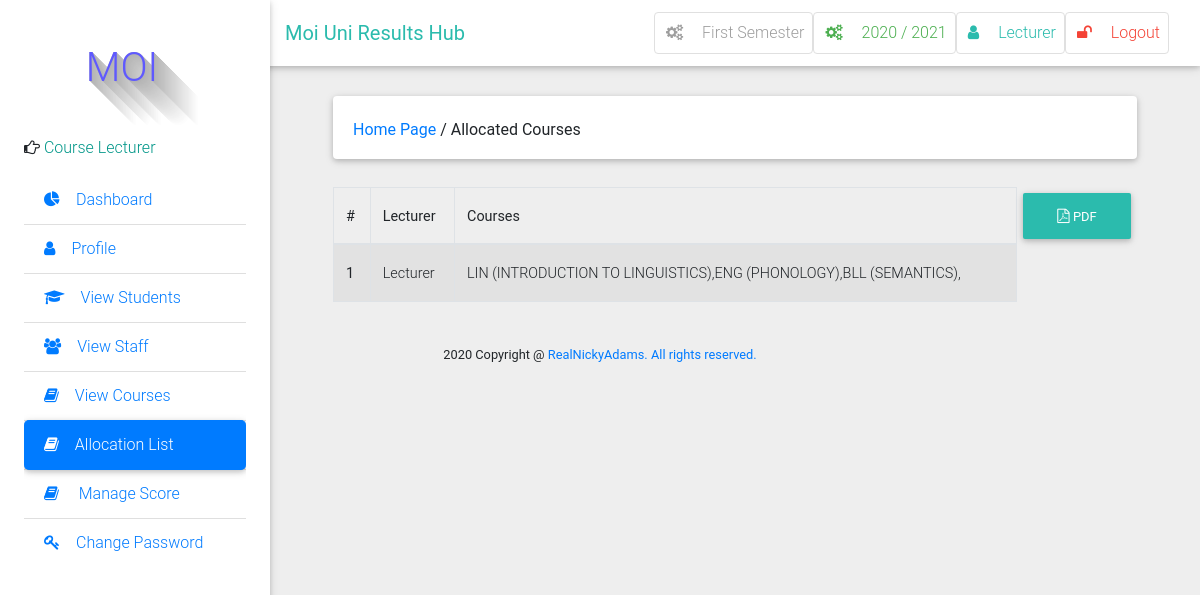
/course/allocated/ (signed in), run on the app's committed database.
### result/models.py (models this page shows, shortened)
class Semester(models.Model):
    semester = models.CharField(max_length=10, choices=SEMESTER, blank=True)
    is_current_semester = models.BooleanField(default=False, blank=True, null=True)
    session = models.ForeignKey(Session, on_delete=models.CASCADE, blank=True, null=True)
    next_semester_begins = models.DateField(null=True, blank=True)
    def __str__(self):
        return self.semester

class Session(models.Model):
    session = models.CharField(max_length=200, unique=True)
    is_current_session = models.BooleanField(default=False, blank=True, null=True)
    next_session_begins = models.DateField(blank=True, null=True)
    def __str__(self):
        return self.session

class User(AbstractUser):
    is_student = models.BooleanField(default=False)
    is_lecturer = models.BooleanField(default=False)
    phone = models.CharField(max_length=60, blank=True, null=True)
    address = models.CharField(max_length=60, blank=True, null=True)
    picture = models.ImageField(upload_to="pictures/", blank=True, null=True)
    email = models.EmailField(blank=True, null=True)
    admission = models.CharField(max_length=10)
    username_validator = ASCIIUsernameValidator()

class CourseAllocation(models.Model):
    lecturer = models.ForeignKey(User, on_delete=models.CASCADE)
    courses = models.ManyToManyField(Course, related_name='allocated_course')
    session = models.ForeignKey(Session, on_delete=models.CASCADE, blank=True, null=True)

class Course(models.Model):
    courseTitle = models.CharField(max_length=200)
    courseCode = models.CharField(max_length=200, unique=True)
    courseUnit = models.CharField(max_length=200)
    description = models.TextField(max_length=200, blank=True)
    level = models.CharField(choices=LEVEL, max_length=3, blank=True)
    semester = models.CharField(choices=SEMESTER, max_length=200)
    is_elective = models.BooleanField(default=False, blank=True, null=True)
    def __str__(self):
        return self.courseCode + " (" + self.courseTitle + ")"

### result/views.py (the view)
# urls.py: path('course/allocated/', views.course_allocation_view, name='course_allocation_view'),
@login_required
@lecturer_required
def course_allocation_view(request):
    allocated_courses = CourseAllocation.objects.all()
    return render(request, 'course/course_allocation_view.html', {"allocated_courses": allocated_courses})

### result/context_processors.py (called while the page is built)
def get_current_year_to_context(request):
    current_datetime = datetime.datetime.now()
    return {
        'current_year': current_datetime.year
    }

def session_processor(request):
    current_session = Session.objects.get(is_current_session=True)
    return {"current_session": current_session}

def semester_processor(request):
    current_semester = Semester.objects.get(is_current_semester=True)
    return {"current_semester": current_semester}

### templates/course/course_allocation_view.html (shortened to what this page needs)
{% extends 'base.html' %}
{% block side_bar %}
    {% include 'partial_active_element.html' with active='course_allocation_view' %}
{% endblock %}
{% block content %}
	<div class="container-fluid mt-5">
            <div class="card mb-4 wow fadeIn">
                <div class="card-body d-sm-flex justify-content-between">
                    <h6 class="mb-2 mb-sm-0 pt-1">
                        <a href="/">Home Page</a>
                        <span>/</span>
                        <span>Allocated Courses</span>
                    </h6>
                </div>
            </div>
            <h6 class="mb-2 mb-sm-0 pt-1">
            <a class="pull-right btn btn-default btn-rounded mb-3" href="" class="btn btn-default btn-rounded mb-4">
               <i class="fa fa-file-pdf-o" aria-hidden="true"></i> PDF
            </a>
            </h6>
  <div class="table-wrapper-scroll-y">
  <table class="table table-bordered table-striped">
                     <thead>
                        <tr>
                          <th scope="col">#</th>
                          <th scope="col">Lecturer</th>
                          <th scope="col">Courses</th>
                        </tr>
                    </thead>
                {% for course in allocated_courses %}
                    <tbody>
                        <tr>
                          <th scope="row">{{ forloop.counter }}</th>
                          <td>{{ course.lecturer }}</td>
                          <td>{% for i in course.courses.all %}{{ i }},{% endfor %}</td>
                        </tr>
                {% endfor %}
                 </table>
            </div>
        </div>
        <br>
{% endblock %}

### templates/base.html (shortened to what this page needs)
 {%load static %}
<!DOCTYPE html>
<html lang="en">
    <head>
        <link rel="stylesheet" href="https://maxcdn.bootstrapcdn.com/font-awesome/4.7.0/css/font-awesome.min.css">
        <link href="{% static 'css/bootstrap.min.css' %}" rel="stylesheet">
        <link href="{% static 'css/mdb.min.css' %}" rel="stylesheet">
        <link href="{% static 'css/style.css' %}" rel="stylesheet">
    </head>
    <body class="grey lighten-3">
    <header>
        <nav class="navbar fixed-top navbar-expand-lg navbar-light white scrolling-navbar">
            <div class="container-fluid">
                <a class="navbar-brand waves-effect" href="/">
                    <strong class="text-default ">Moi Uni Results Hub</strong>
                </a>
                <div class="collapse navbar-collapse" id="navbarSupportedContent">
                          {% if user.is_authenticated %}
                    <ul class="navbar-nav nav-flex-icons">
                        <li class="nav-item">
                            <a href="{% if request.user.is_superuser %}{% url 'manage_semester' %}{% else %}#{% endif %}" class="nav-link border border-light grey-text rounded waves-effect">
                                <i class="fa fa-cogs mr-3"></i>{{ current_semester }} Semester
                            </a>
                        </li>
                        <li class="nav-item">
                            <a href="{% if request.user.is_superuser %}{% url 'manage_session' %}{% else %}#{% endif %}" class="nav-link border border-light green-text rounded waves-effect">
                                <i class="fa fa-cogs mr-3"></i>{{ current_session }}
                            </a>
                        </li>
                        <li class="nav-item">
                            <a href="{% url 'profile' %}" class="nav-link border border-light rounded waves-effect text-default">
                                <i  class="fa fa-user mr-3"></i>{{ user|capfirst }}
                            </a>
                        </li>
                         <li class="nav-item">
                            <a href="/accounts/logout/" class="nav-link border border-light rounded waves-effect red-text">
                                <i class="fa fa-unlock mr-3"></i>Logout
                            </a>
                        </li>
                    {% endif %}
                </div>
            </div>
        </nav>
        <div class="sidebar-fixed position-fixed">
                <p style="margin-left: 30px;" id="icon" class="logo"> MOI</p>
                {% if request.user.is_lecturer %}
                <p><i class="fa fa-hand-o-right" aria-hidden="true"></i>
                    <span class="teal-text text-center"> Course Lecturer</span></p>
                {% elif request.user.is_student %}
                <p><i class="fa fa-hand-o-right" aria-hidden="true"></i>
                    <span class="teal-text text-center"> Student</span></p>
                {% else %}
                <p><i class="fa fa-hand-o-right" aria-hidden="true"></i>
                    <span class="teal-text text-center"> System Admin</span></p>
                {% endif %}
            <div class="dashboard">
            {% block side_bar %}{% endblock side_bar %}
            </div>
        </div>
    </header>
    <main class="pt-5 mx-lg-5">
        {% block content%} {% endblock %}
    </main>
<footer class="footer text-center">
        <div class="container">
            <small class="copyright">{{ current_year }} Copyright @ <a href="#">RealNickyAdams. All rights reserved. </a></small>
        </div>
    </footer>
    </body>
</html>

### static/css/style.css (style rules this page uses)
.sidebar-fixed { height: 100vh; width: 270px; -webkit-box-shadow: 0 2px 5px 0 rgba(0, 0, 0, 0.16), 0 2px 10px 0 rgba(0, 0, 0, 0.12); box-shadow: 0 2px 5px 0 rgba(0, 0, 0, 0.16), 0 2px 10px 0 rgba(0, 0, 0, 0.12); z-index: 1050; background-color: #fff; padding: 1.5rem; padding-top: 0; }
@media (min-width: 1200px) { .navbar, .page-footer, main { padding-left: 270px; } }
.logo { text-color:#006666; text-shadow: rgb(179, 179, 179) 0px 0px 0px, rgb(180, 180, 180) 1px 1px 0px, rgb(182, 182, 182) 2px 2px 0px, rgb(184, 184, 184) 3px 3px 0px, rgb(185, 185, 185) 4px 4px 0px, rgb(187, 187, 187) 5px 5px 0px, rgb(189, 189, 189) 6px 6px 0px, rgb(190, 190, 190) 7px 7px 0px, rgb(192, 192, 192) 8px 8px 0px, rgb(194, 194, 194) 9px 9px 0px, rgb(195, 195, 195) 10px 10px 0px, rgb(197, 197, 197) 11px 11px 0px, rgb(199, 199, 199) 12px 12px 0px, rgb(201, 201, 201) 13px 13px 0px, rgb(202, 202, 202) 14px 14px 0px, rgb(204, 204, 204) 15px 15px 0px, rgb(206, 206, 206) 16px 16px 0px, rgb(207, 207, 207) 17px 17px 0px, rgb(209, 209, 209) 18px 18px 0px, rgb(211, 211, 211) 19px 19px 0px, rgb(212, 212, 212) 20px 20px 0px, rgb(214, 214, 214) 21px 21px 0px, rgb(216, 216, 216) 22px 22px 0px, rgb(218, 218, 218) 23px 23px 0px, rgb(219, 219, 219) 24px 24px 0px, rgb(221, 221, 221) 25px 25px 0px, rgb(223, 223, 223) 26px 26px 0px, rgb(224, 224, 224) 27px 27px 0px, rgb(226, 226, 226) 28px 28px 0px, rgb(228, 228, 228) 29px 29px 0px, rgb(230, 230, 230) 30px 30px 0px, rgb(231, 231, 231) 31px 31px 0px, rgb(233, 233, 233) 32px 32px 0px, rgb(235, 235, 235) 33px 33px 0px, rgb(236, 236, 236) 34px 34px 0px, rgb(238, 238, 238) 35px 35px 0px, rgb(240, 240, 240) 36px 36px 0px, rgb(241, 241, 241) 37px 37px 0px, rgb(243, 243, 243) 38px 38px 0px, rgb(245, 245, 245) 39px 39px 0px, rgb(247, 247, 247) 40px 40px 0px, rgb(248, 248, 248) 41px 41px 0px, rgb(250, 250, 250) 42px 42px 0px, rgb(252, 252, 252) 43px 43px 0px, rgb(253, 253, 253) 44px 44px 0px; font-size: 40px; color: rgb(95, 89, 255); height: 120px; width: 136px; line-height: 136px; border-radius: ; text-align: center; background-color: rgb(255, 255, 255); }

### templates/base.html (style rules this page uses)
.dashboard { display: block; max-height: 500px; overflow-y: auto; -ms-overflow-style: -ms-autohiding-scrollbar; }

### templates/course/course_allocation_view.html (style rules this page uses)
.table-wrapper-scroll-y { display: block; max-height: 350px; overflow-y: auto; -ms-overflow-style: -ms-autohiding-scrollbar; }

### data on the page
Semester: semester "First"
Session: session "2020 / 2021"
User: username "Lecturer"
CourseAllocation: lecturer "Lecturer"
Course: courseCode+courseTitle "LIN (INTRODUCTION TO LINGUISTICS)"
Course: courseCode+courseTitle "ENG (PHONOLOGY)"
Course: courseCode+courseTitle "BLL (SEMANTICS)"
